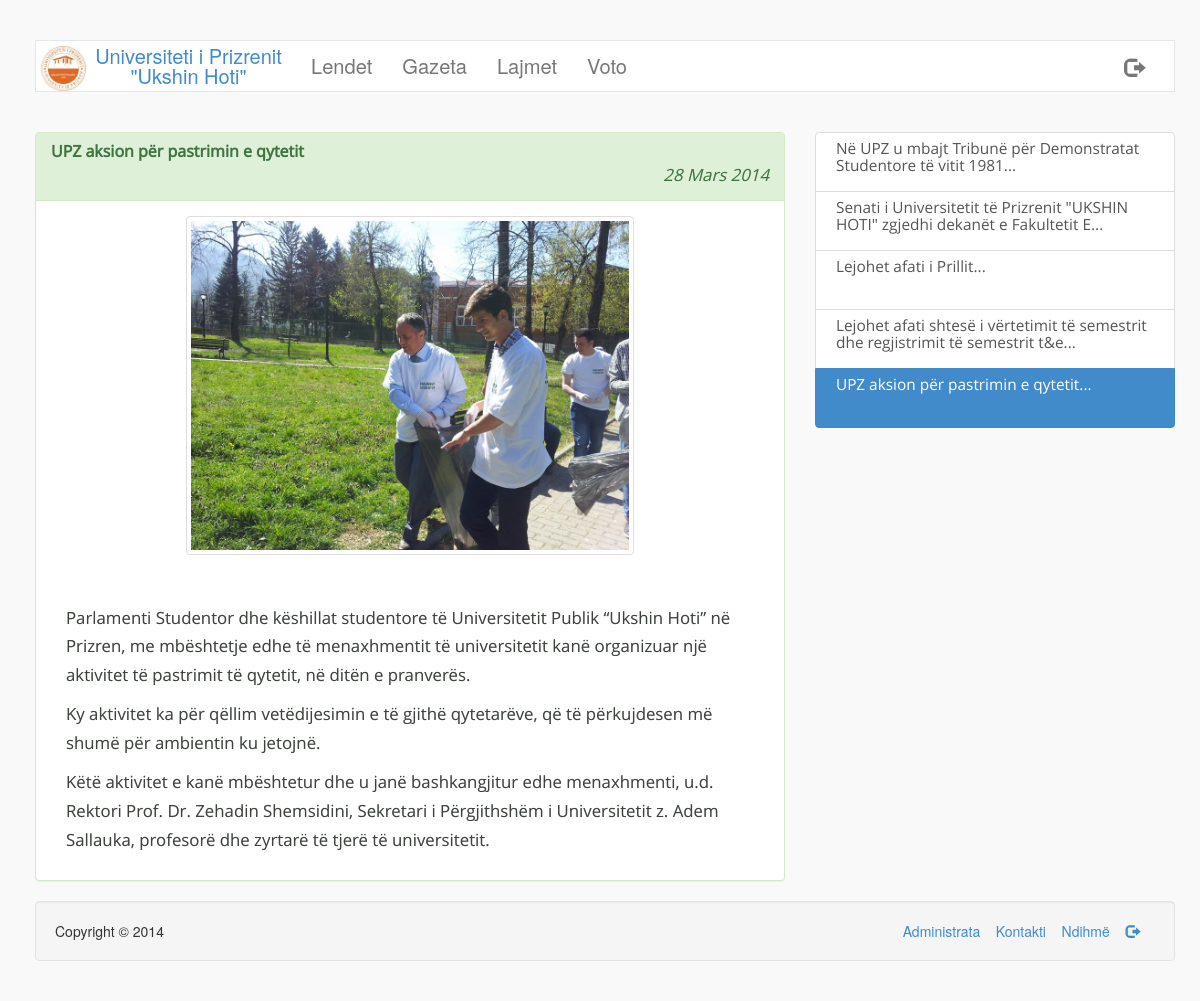
The page /lajmi.php?id=22 on the database as committed earlier.
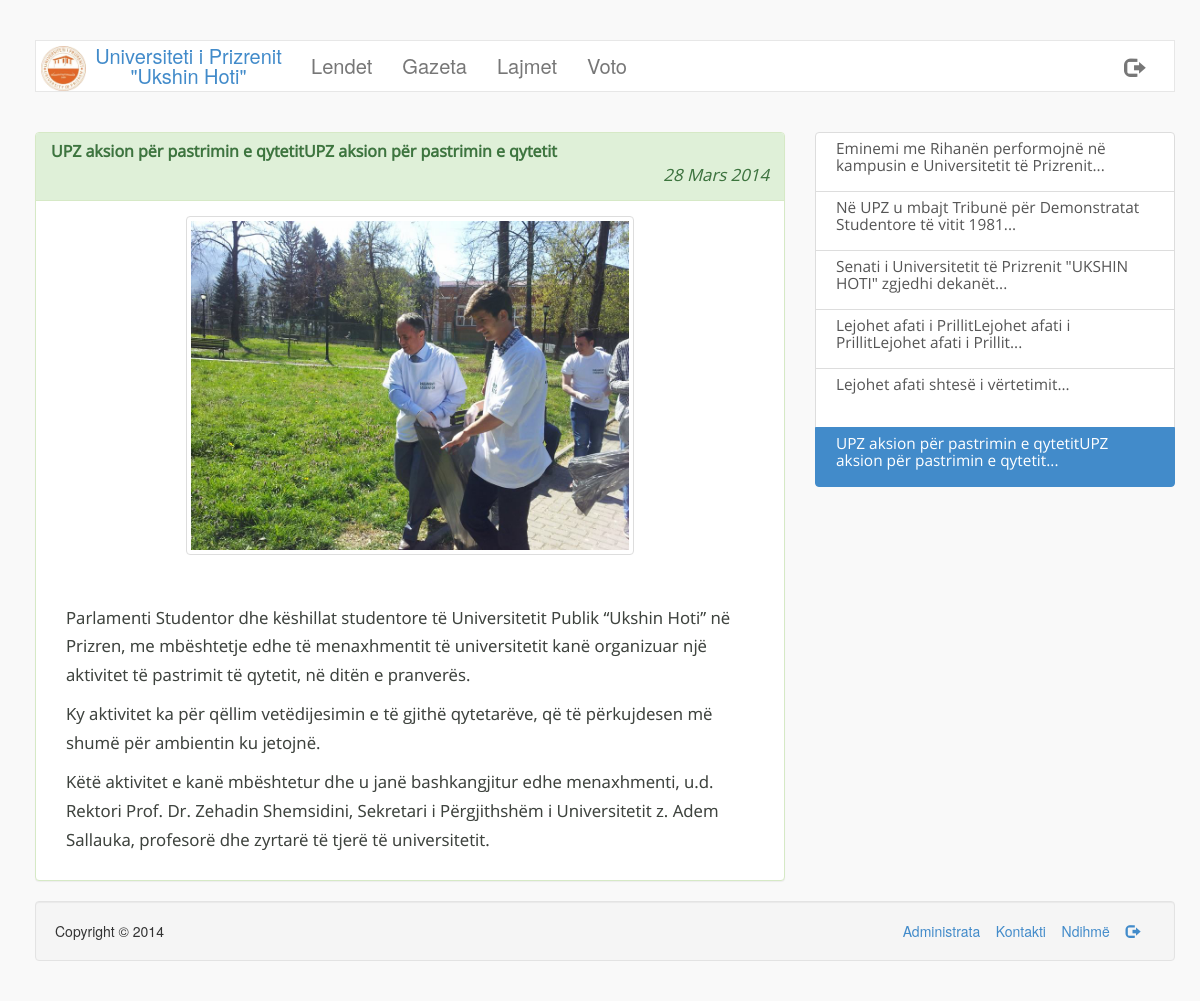
The same page on the database as committed later.
### tables this page shows
CREATE TABLE IF NOT EXISTS `page_info` (
  `title` varchar(256) NOT NULL,
  `footer` varchar(256) NOT NULL,
  `activated` tinyint(1) NOT NULL,
  `logo` varchar(256) NOT NULL,
  `vleresimi` tinyint(4) NOT NULL
);

CREATE TABLE IF NOT EXISTS `navbar` (
  `ID` int(11) NOT NULL AUTO_INCREMENT,
  `emri` varchar(250) NOT NULL,
  `link` varchar(250) NOT NULL,
  `enabled` tinyint(1) NOT NULL,
  PRIMARY KEY (`ID`)
);

CREATE TABLE IF NOT EXISTS `lajmet` (
  `id` int(11) NOT NULL AUTO_INCREMENT,
  `titulli` varchar(256) NOT NULL,
  `body` text NOT NULL,
  `data` datetime NOT NULL,
  `foto` varchar(256) NOT NULL,
  PRIMARY KEY (`id`)
);

CREATE TABLE IF NOT EXISTS `footer` (
  `1` int(11) NOT NULL AUTO_INCREMENT,
  `emri` varchar(250) NOT NULL,
  `link` varchar(250) NOT NULL,
  `enabled` tinyint(1) NOT NULL,
  PRIMARY KEY (`1`)
);

### classes/lajmi.class.php (called while the page is built, shortened)
<?php
class Lajmi{
	private $id=0;
	private $titulli = "panjohur";
	private $body = "panjohur";
	private $data = "0000-00-00";
	private $foto = "img/fakultet/lajme/default.png";
	function __construct($id){
		global $lidhja;
		$lajmQuery = $lidhja->query("SELECT id,titulli,body,data,foto FROM lajmet WHERE id=$id");
		if($lajmQuery->num_rows == 1){
			$lajmi = $lajmQuery->fetch_assoc();
			$this->id= $lajmi['id'];
			$this->titulli = $lajmi['titulli'];
			$this->body = $lajmi['body'];
			$this->data = $lajmi['data'];
			$this->foto = $lajmi['foto'];
		}
	}
	function getID(){
		return $this->id;
	}
	function getTitulli(){
		return utf8_encode($this->titulli);
	}
	function getBody(){
		return utf8_encode($this->body);
	}
	function getData(){
		return $this->data;
	}
	function getFoto(){
		return $this->foto;
	}
}
?>

### includes/funksionet.php (called while the page is built, shortened)
<?php
	function rregulloDaten($d){
		$viti = date("Y", strtotime($d));
		$muaji = date("m", strtotime($d));
		$dita = date("d", strtotime($d));
		if($muaji == 1){
			$data = $dita . " Janar " . $viti;
		}
		elseif($muaji == 2){
			$data = $dita . " Shkurt " . $viti;
		}
		elseif($muaji == 3){
			$data = $dita . " Mars " . $viti;
		}
		elseif($muaji == 4){
			$data = $dita . " Prill " . $viti;
		}
		elseif($muaji == 5){
			$data = $dita . " Maj " . $viti;
		}
		elseif($muaji == 6){
			$data = $dita . " Qershor " . $viti;
		}
		elseif($muaji == 7){
			$data = $dita . " Korrik " . $viti;
		}
		elseif($muaji == 8){
			$data = $dita . " Gusht " . $viti;
		}
		elseif($muaji == 9){
			$data = $dita . " Shtator " . $viti;
		}
		elseif($muaji == 10){
			$data = $dita . " Tetor " . $viti;
		}
		elseif($muaji == 11){
			$data = $dita . " N&euml;ntor " . $viti;
		}
		elseif($muaji == 12){
			$data = $dita . " Dhjetor " . $viti;
		}
		return $data;
	}
?>

### lajmi.php (the view, shortened to what this page needs)
<?php
	include('includes/config.php');
	if(!empty($_GET['id']) && $_GET['id']>0){
		$id = $lidhja->real_escape_string($_GET['id']);
		$lajmi = new Lajmi($id);
		$page = new Page();
	}
	else{
		header('Location: index.php?faqja=lajmet');
		die();
	}
?>
<!DOCTYPE html>
<html lang="en">
  <head>
    <link href="css/bootstrap.css" rel="stylesheet">
    <link href="css/style.css" rel="stylesheet">
  </head>
  <body>
  <br/>
  <div class="container">
  	<nav class="navbar navbar-default" role="navigation">
	  <div class="container-fluid">
	    <div class="navbar-header">
	      <a class="navbar-brand" href="index.php"><img src="<?php echo $page->getLogo(); ?>"/><?php echo $page->getTitle(); ?></a>
	    </div>
	    <div class="collapse navbar-collapse" id="bs-example-navbar-collapse-1">
	      <ul class="nav navbar-nav">
	     	<?php $page->headerNavbar(); ?>
	      </ul>
		  	<ul class="nav navbar-nav navbar-right">
				<li><a href="logout.php" class="glyphicon glyphicon-log-out"></a></li>
			</ul>
	    </div>
	  </div>
	</nav>
	</div>
    <div class="container">
		<div class="clearfix"></div><br/>
		<div class="row">
			<div class="col-md-8 lajmi">
				<div class="panel panel-success">
					<div class="panel-heading">
						<h3 class="panel-title"><strong><?php echo $lajmi->getTitulli(); ?></strong></h3>
						<p class="text-right" style="margin-bottom:0px;"><em><?php echo rregulloDaten($lajmi->getData()); ?></em></p>
					</div>
					<div class="panel-body">
					<?php
						if($lajmi->getFoto()){
							echo '<div class="col-md-8 col-md-offset-2"><img src="'.$lajmi->getFoto().'" class="img-responsive img-rounded img-thumbnail"/><p><br/></p></div>';
							echo '<div class="col-md-12"><p>'.html_entity_decode($lajmi->getBody()).'</p></div>';
						}
						else{
							echo '<div class="col-md-12"><p>'.html_entity_decode($lajmi->getBody()).'</p></div>';
						}
					?>
					</div>
				</div>
			</div>
			<div class="col-md-4">
				<?php
					$lajmet = $lidhja->query("SELECT id FROM lajmet ORDER BY data DESC LIMIT 10");
					if($lajmet->num_rows){
						echo '<div class="list-group" id="lajmetShtese">';
						foreach($lajmet as $l){
							$lajmi2 = new Lajmi($l['id']);
							if($lajmi->getID() == $lajmi2->getID()){
								echo '<a href="lajmi.php?id='.$lajmi2->getID().'" class="list-group-item active">'.substr($lajmi2->getTitulli(), 0,100).'...</a>';
							}
							else{
								echo '<a href="lajmi.php?id='.$lajmi2->getID().'" class="list-group-item">'.substr($lajmi2->getTitulli(), 0,100).'...</a>';
							}
						}
						echo '</div>';
					}
				?>
			</div>
		</div>
		<div class="well well-md text-left">
			<span><?php echo $page->getFooter(); ?></span>
			<span class="pull-right">
				<?php $page->footerLinks(); ?>
			</span>
		</div>
    </div>
  </body>
</html>

### classes/page.class.php (shortened to what this page needs)
<?php
class Page{
	private $title = "Titulli faqes";
	private $footer = "Copyright 2014";
	private $logoLink = "panjohur";
	function __construct(){
		global $lidhja;
		$pageQuery = $lidhja->query('SELECT title,footer,activated,logo,vleresimi FROM page_info');
		if($pageQuery->num_rows == 1){
			$pageInfo = $pageQuery->fetch_assoc();
		}
		$this->title = $pageInfo['title'];
		$this->footer = $pageInfo['footer'];
		$this->logoLink = $pageInfo['logo'];
	}
	function getTitle(){
		return html_entity_decode($this->title);
	}
	function getLogo(){
		return $this->logoLink;
	}
	function getFooter(){
		return html_entity_decode($this->footer);
	}
	function headerNavbar(){
		global $lidhja;
		$navQuery = $lidhja->query("SELECT * FROM navbar WHERE enabled=1");
		if($navQuery->num_rows > 0){
			foreach($navQuery as $nav){
				echo '<li><a href="'.$nav['link'].'" class="text-primary">'.$nav['emri'].'</a></li>';
			}
		}
		else{
			return FALSE;
		}
	}
	function footerLinks(){
		global $lidhja;
		$footerLinksQuery = $lidhja->query("SELECT * FROM footer WHERE enabled=1");
		if($footerLinksQuery->num_rows > 0){
			foreach ($footerLinksQuery as $foo){
				if("dil" == strtolower($foo['emri'])){
					echo '<a href="'.$foo['link'].'"><span class="glyphicon glyphicon-log-out"></span></a> &nbsp;&nbsp;&nbsp;';
				}
				else{
					echo '<a href="'.$foo['link'].'">'.$foo['emri'].'</a> &nbsp;&nbsp;&nbsp;';
				}
			}
		}
		else{
			echo '';
		}
	}
}
?>

### css/style.css (style rules this page uses)
body { background-color: #f9f9f9; margin:20px; }
.navbar { border-radius: 0; }
.navbar-brand img { max-width: 18%; float:left; }
.navbar-default { background-color: #fff; }
.navbar-nav li > a { text-align: center; font-size: 1.4375em; -webkit-font-smoothing: antialiased; }
.navbar-default .navbar-brand { max-width:260px; color:#428bca; font-size: 20px; margin:0; padding:5px 5px; text-align: center; }
.lajmi { font: 120%/1.725 'Open Sans', sans-serif; color: #3e433e; text-shadow: 0px 0px 0px #C7C7C7; }
#lajmetShtese { color:#3e433e; }
#lajmetShtese .list-group-item { height:60px; padding: 7px 20px; font: 110%/1.125 'Open Sans', sans-serif; }

Rows that differ between the two databases and show on the page:
changed lajmet: titulli "UPZ aksion për pastrimin e qytetit" → "UPZ aksion për pastrimin e qytetitUPZ aksion për pastrimin e qytetit"
added lajmet: titulli "Eminemi me Rihanën performojnë në kampusin e Universitetit të Prizrenit"
changed lajmet: titulli "Senati i Universitetit të Prizrenit \"UKSHIN HOTI\" zgjedhi dekanët e Fakultetit E" → "Senati i Universitetit të Prizrenit \"UKSHIN HOTI\" zgjedhi dekanët"
changed lajmet: titulli "Lejohet afati i Prillit" → "Lejohet afati i PrillitLejohet afati i PrillitLejohet afati i Prillit"
changed lajmet: titulli "Lejohet afati shtesë i vërtetimit të semestrit dhe regjistrimit të semestrit t&e" → "Lejohet afati shtesë i vërtetimit"
